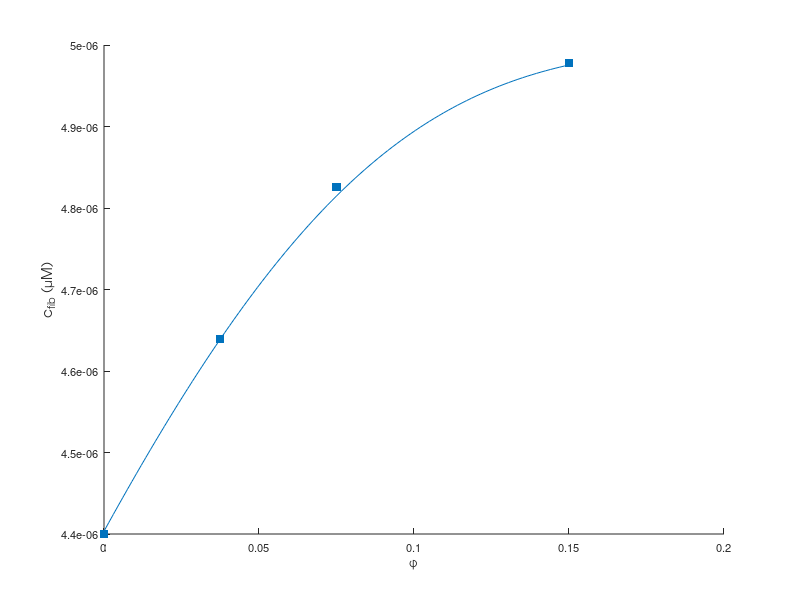
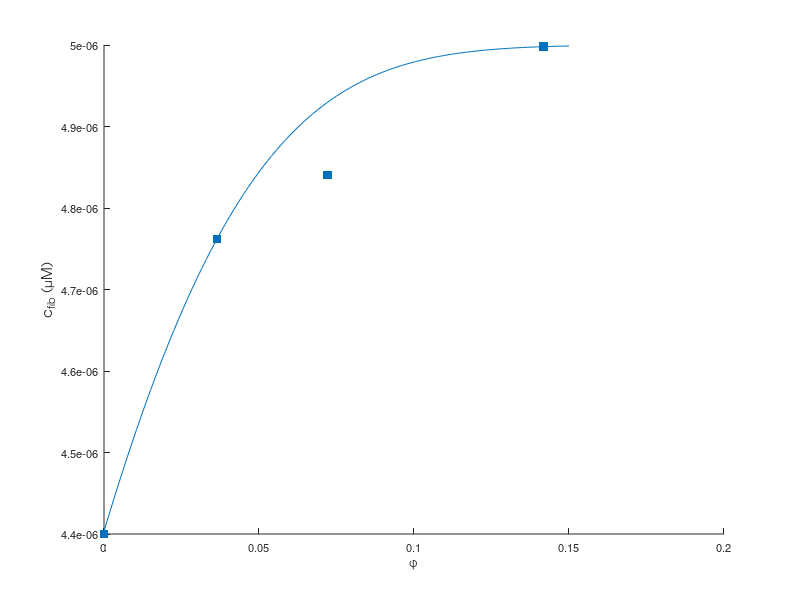
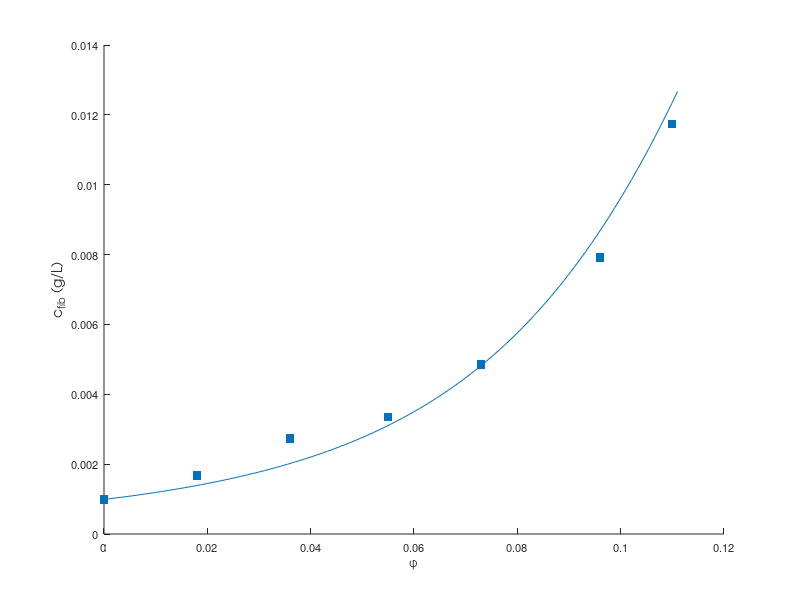

Reproduce these figures in MATLAB, in order.
% full theory script
close all
clear all
r=2.5; %protein raidus
rc=1.35; %crowder radius
rsc=5; %spherocylinder radius
phimax=0.15; %highest volume fraction
l=101;
phi=linspace(0,phimax,l);
dextran=figure;

c0=5*10^-6; %initial concentration

N=100; % max tracked polymer size

c=zeros(l,N);
cfib=zeros(1,l);

a=2.15*10^6;
b=1; %ass and diss rates

alpha=zeros(1,l);
lnalpha=alpha;
lng=alpha;
gamma=alpha;
z=alpha;
gamma(1)=1; alpha(1)=1;

c(1,1) = 2*c0/(1+2*(a/b)*c0 + (1+4*(a/b)*c0)^0.5); % no crowder monomer mass
c(1,2) = (a/b)*c(1,1)^2;
cfib(1)=c0-c(1,1)-c(1,2);
R=r/rc;
Rsc=rsc/rc;

% fit for winter dextran data. FITS VERIFIED BY LEAST SQUARE
for i=2:l
    z(i)=phi(i)/(1-phi(i));
    lng(i)=log(1-phi(i))+(R^3+3*R^2+R)*z(i)+(3*R^3+4.5*R^2)*z(i)^2+3*R^3*z(i)^3;
    lnalpha(i)=(2/3)*(r/rsc)^3*(1.5*(Rsc^2+2*Rsc+1)*z(i)+4.5*(Rsc^2+Rsc)*z(i)^2+4.5*Rsc^2*z(i)^3);
    gamma(i)=exp(lng(i));
    alpha(i)=exp(lnalpha(i));
    lambda=gamma(i)*a/(alpha(i)*b);
    c(i,1)=2*c0/(1+2*lambda*c0 + (1+4*lambda*c0)^0.5);
    c(i,2)=lambda*c(i,1)^2;
    cfib(i)=c0-c(i,1)-c(i,2);
end

data_phi_1=[0;.0375;.075;.15];
data_F_1=[30;36.3;41.2;45.2];

%scale
k=.38*10^-7;
s=30-(4.4*10^-6)/k;
figure(dextran)
data_F_1=k*(data_F_1-s);
data=scatter(data_phi_1,data_F_1,'s','filled');
hold on
plot(phi,cfib);
tit=title('');
xlab=xlabel('\phi');
ylab=ylabel('c_{fib}');
ylab=ylabel('c_{fib} (\muM)');

set( gca                       , ...
    'FontName'   , 'Helvetica' );
set([tit, xlab, ylab], ...
    'FontName'   , 'AvantGarde');
set([gca]             , ...
    'FontSize'   , 8           );
set([xlab, ylab]  , ...
    'FontSize'   , 10          );
set( tit                    , ...
    'FontSize'   , 12          , ...
    'FontWeight' , 'bold'      );
cfib(2)

%% fit for winter TMAO data
tmao=figure;
r=2.5; %protein raidus
rc=1.06; %crowder radius
rsc=5; %spherocylinder radius

alpha=zeros(1,l);
lnalpha=alpha;
lng=alpha;
gamma=alpha;
z=alpha;
gamma(1)=1; alpha(1)=1;

c(1,1) = 2*c0/(1+2*(a/b)*c0 + (1+4*(a/b)*c0)^0.5); % no crowder monomer mass
c(1,2) = (a/b)*c(1,1)^2;
cfib(1)=c0-c(1,1)-c(1,2);
R=r/rc;
Rsc=rsc/rc;

for i=2:l
    z(i)=phi(i)/(1-phi(i));
    lng(i)=log(1-phi(i))+(R^3+3*R^2+R)*z(i)+(3*R^3+4.5*R^2)*z(i)^2+3*R^3*z(i)^3;
    lnalpha(i)=(2/3)*(r/rsc)^3*(1.5*(Rsc^2+2*Rsc+1)*z(i)+4.5*(Rsc^2+Rsc)*z(i)^2+4.5*Rsc^2*z(i)^3);
    gamma(i)=exp(lng(i));
    alpha(i)=exp(lnalpha(i));
    lambda=gamma(i)*a/(alpha(i)*b);
    c(i,1)=2*c0/(1+2*lambda*c0 + (1+4*lambda*c0)^0.5);
    c(i,2)=lambda*c(i,1)^2;
    cfib(i)=c0-c(i,1)-c(i,2);
end

data_Tphi=[0;0.5*72.7;1*72.1;2*70.9]./1000; % molarity * specific molar volume (rosgen)
data_TF=[29.3;56.7;62.7;74.6];


%scale
k=.132*10^-7;
s=data_TF(1)-(4.4*10^-6)/k;
data_TF=k*(data_TF-s);

figure(tmao)
data=scatter(data_Tphi,data_TF,'s','filled');
hold on
plot(phi,cfib);
tit=title('');
xlab=xlabel('\phi');
ylab=ylabel('c_{fib}');
ylab=ylabel('c_{fib} (\muM)');

set( gca                       , ...
    'FontName'   , 'Helvetica' );
set([tit, xlab, ylab], ...
    'FontName'   , 'AvantGarde');
set([gca]             , ...
    'FontSize'   , 8           );
set([xlab, ylab]  , ...
    'FontSize'   , 10          );
set( tit                    , ...
    'FontSize'   , 12          , ...
    'FontWeight' , 'bold'      );


%% fit for hatters & minton turbidity data ApoC-II
minton=figure;
c0=4.5*10^-2; %from paper
r=2.1; %protein raidus
rc=.95; %crowder radius
rsc=2.4; %spherocylinder radius
phi=linspace(0,0.111,l);

alpha=zeros(1,l);
lnalpha=alpha;
lng=alpha;
gamma=alpha;
z=alpha;
gamma(1)=1; alpha(1)=1;
a=0.5;
b=1; %process limited by nucleation

c(1,1) = 2*c0/(1+2*(a/b)*c0 + (1+4*(a/b)*c0)^0.5); % no crowder monomer mass
c(1,2) = (a/b)*c(1,1)^2;
cfib(1)=c0-c(1,1)-c(1,2);
R=r/rc;
Rsc=rsc/rc;

for i=2:l
    z(i)=phi(i)/(1-phi(i));
    lng(i)=log(1-phi(i))+(R^3+3*R^2+R)*z(i)+(3*R^3+4.5*R^2)*z(i)^2+3*R^3*z(i)^3;
    lnalpha(i)=(2/3)*(r/rsc)^3*(1.5*(Rsc^2+2*Rsc+1)*z(i)+4.5*(Rsc^2+Rsc)*z(i)^2+4.5*Rsc^2*z(i)^3);
    gamma(i)=exp(lng(i));
    alpha(i)=exp(lnalpha(i));
    lambda=gamma(i)*a/(alpha(i)*b);
    c(i,1)=2*c0/(1+2*lambda*c0 + (1+4*lambda*c0)^0.5);
    c(i,2)=lambda*c(i,1)^2;
    cfib(i)=c0-c(i,1)-c(i,2);
end

data_Mphi=[0;0.018;0.036;0.055;0.073;0.096;0.11]; %converted with specific volume from paper
data_MT=[.073;0.0894;0.1151;0.13;0.166;0.24;0.332];


%scale
k=4.15*10^-2;
s=data_MT(1)-(cfib(1))/k;
data_MT=k*(data_MT-s);

figure(minton)
data=scatter(data_Mphi,data_MT,'s','filled');
hold on
plot(phi,cfib);
tit=title('');
xlab=xlabel('\phi');
ylab=ylabel('c_{fib}');
ylab=ylabel('c_{fib} (g/L)');

set( gca                       , ...
    'FontName'   , 'Helvetica' );
set([tit, xlab, ylab], ...
    'FontName'   , 'AvantGarde');
set([gca]             , ...
    'FontSize'   , 8           );
set([xlab, ylab]  , ...
    'FontSize'   , 10          );
set( tit                    , ...
    'FontSize'   , 12          , ...
    'FontWeight' , 'bold'      );


